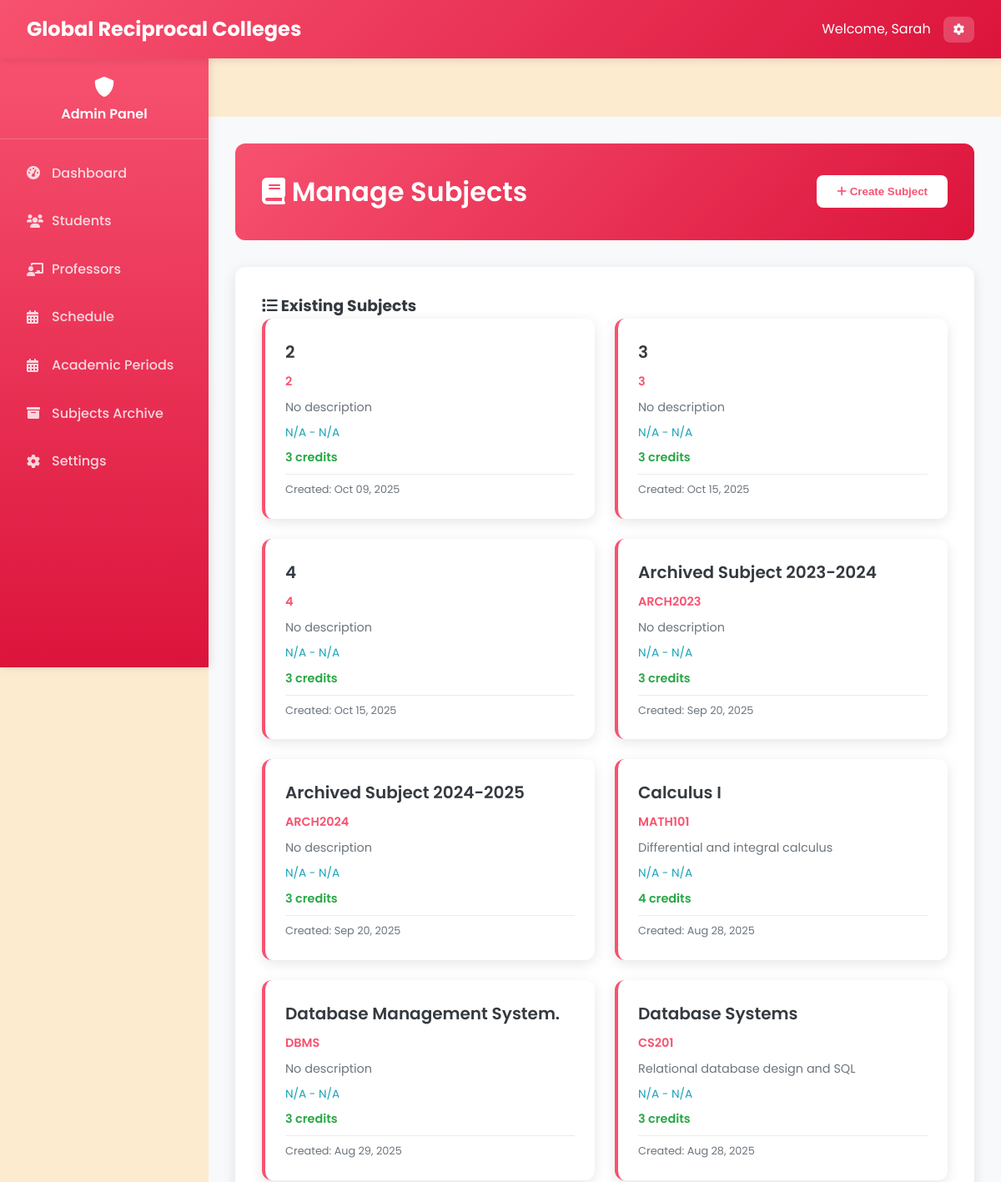
The app's page /Admin/admin_manage_subjects.php (signed in, upper part), older data.
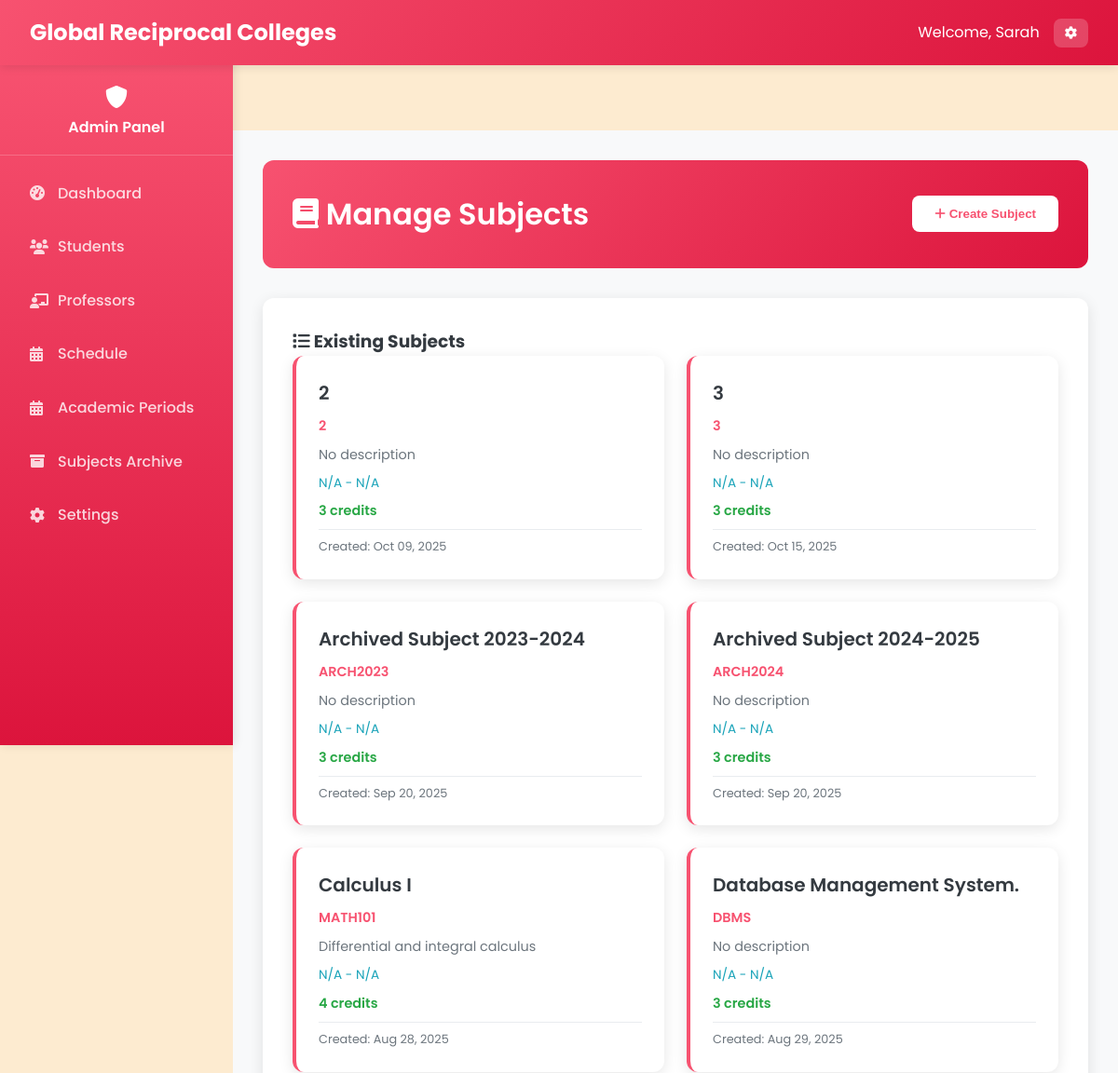
The same page, newer data.
### tables this page shows
CREATE TABLE `subjects` (
  `subject_id` varchar(20) NOT NULL,
  `subject_name` varchar(100) NOT NULL,
  `subject_code` varchar(20) NOT NULL,
  `description` text DEFAULT NULL,
  `credits` int(11) NOT NULL,
  `duration_id` int(11) DEFAULT NULL,
  `created_at` datetime NOT NULL,
  `updated_at` datetime NOT NULL,
  `semester_id` int(11) DEFAULT NULL
);

### Admin/admin_manage_subjects.php (the view, shortened to what this page needs)
<?php
require_once '../php/db.php';
try {
    $stmt = $pdo->prepare("
        SELECT s.*, sem.semester_name, y.year_label
        FROM subjects s
        LEFT JOIN semesters sem ON s.semester_id = sem.id
        LEFT JOIN school_years y ON s.school_year_id = y.id
        ORDER BY y.year_label DESC, sem.semester_name, s.subject_name
    ");
    $stmt->execute();
    $subjects = $stmt->fetchAll(PDO::FETCH_ASSOC);
} catch (PDOException $e) {
    $error = 'Error fetching subjects: ' . $e->getMessage();
    $subjects = [];
}
?>
<!DOCTYPE html>
<html lang="en">
<head>
    <link rel="stylesheet" href="../css/styles_fixed.css">
    <link rel="stylesheet" href="https://cdnjs.cloudflare.com/ajax/libs/font-awesome/6.0.0/css/all.min.css">
</head>
<body>
    <?php include '../includes/navbar_admin.php'; ?>
    <?php include '../includes/sidebar_admin.php'; ?>
    <main class="main-content">
        <div class="page-header">
            <h1 class="page-title"><i class="fas fa-book"></i> Manage Subjects</h1>
            <button class="btn-create" onclick="toggleCreateForm()">
                <i class="fas fa-plus"></i> Create Subject
            </button>
        </div>
        <div class="content-card">
            <h3><i class="fas fa-list"></i> Existing Subjects</h3>
            <?php if (empty($subjects)): ?>
                <div class="no-data">
                    <p>No subjects found. Create your first subject above.</p>
                </div>
            <?php else: ?>
                <div class="subject-grid">
                    <?php foreach ($subjects as $subject): ?>
                        <div class="subject-card">
                            <div class="subject-title"><?php echo htmlspecialchars($subject['subject_name']); ?></div>
                            <div class="subject-code"><?php echo htmlspecialchars($subject['subject_code']); ?></div>
                            <div class="subject-description">
                                <?php echo htmlspecialchars($subject['description'] ?: 'No description'); ?>
                            </div>
                            <div class="subject-semester">
                                <?php echo htmlspecialchars(($subject['year_label'] ?? 'N/A') . ' - ' . ($subject['semester_name'] ?? 'N/A')); ?>
                            </div>
                            <div class="subject-credits"><?php echo $subject['credits']; ?> credits</div>
                            <div class="subject-meta">
                                Created: <?php echo date('M d, Y', strtotime($subject['created_at'])); ?>
                            </div>
                        </div>
                    <?php endforeach; ?>
                </div>
            <?php endif; ?>
        </div>
    </main>
</body>
</html>

Row changes from the older to the newer data that the page shows:
removed subjects: subject_name "4", subject_code "4", description "No description", semester_name "N/A - N/A", credits "3", created_at "Oct 15, 2025"
no longer on this page (row unchanged): subjects: subject_name "Database Systems", subject_code "CS201", description "Relational database design and SQL", semester_name "N/A - N/A", credits "3", created_at "Aug 28, 2025"
